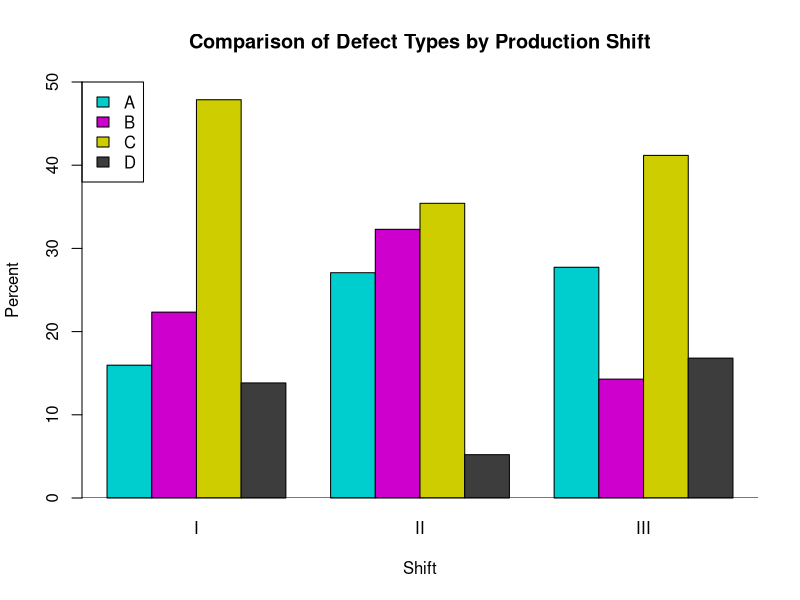
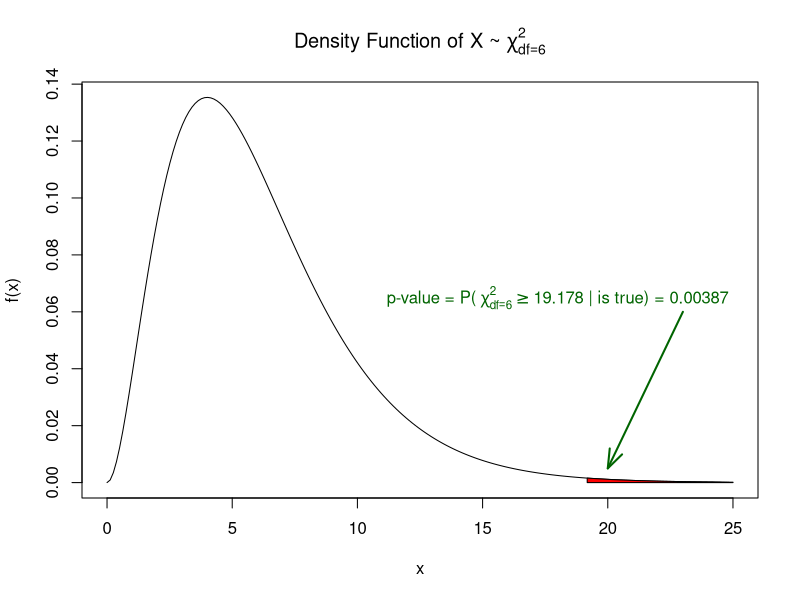
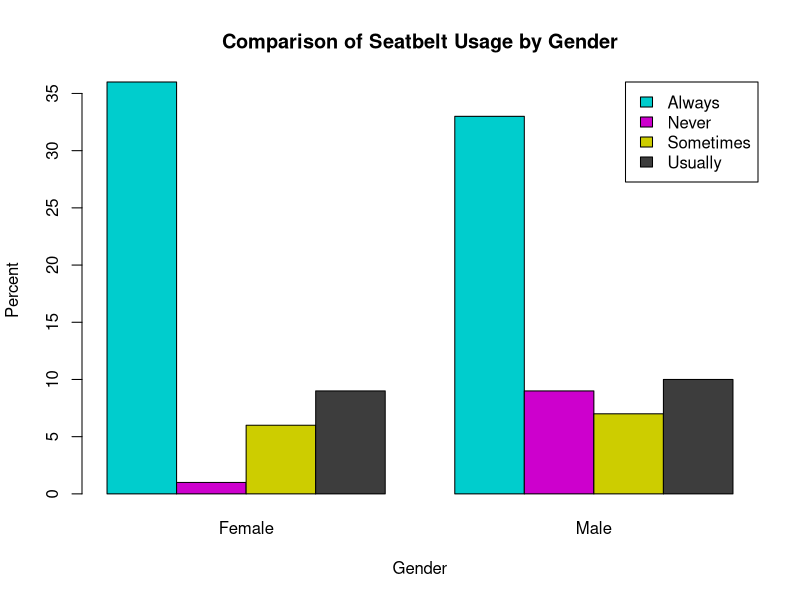
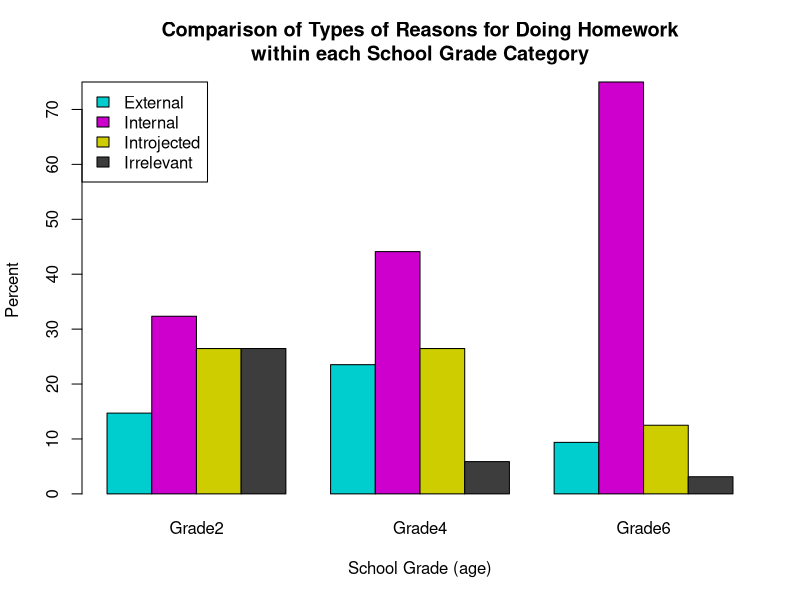
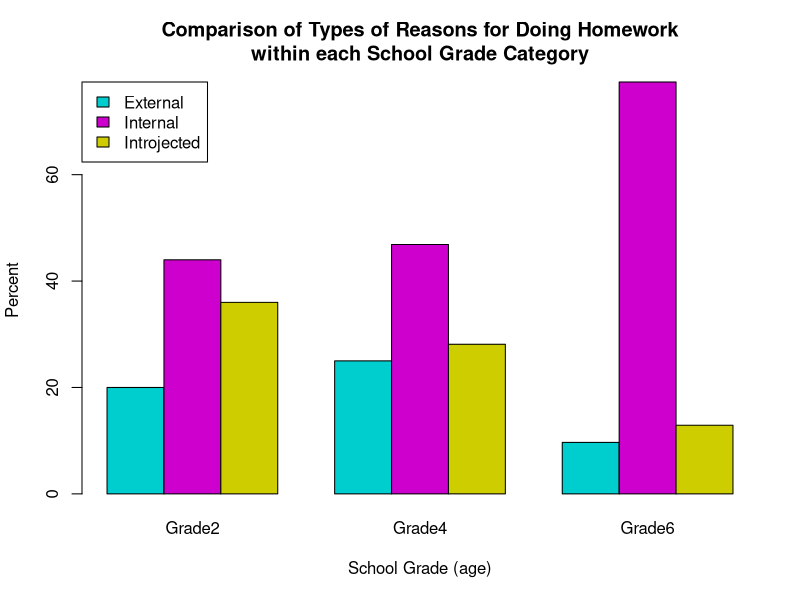

The R source for these figures, in order:
# Chi-Squared Stuff
# Test of Independence or whatever

# Example 1 ----
shift1 <- c(15, 21, 45, 13)
shift2 <- c(26, 31, 34, 5)
shift3 <- c(33, 17, 49, 20)

defects <- as.table(rbind(shift1, shift2, shift3))

defects

dimnames(defects) <- list(Shift = c("I", "II", "III"),
                          Defect = c("A", "B", "C", "D"))

defects

# This basically adds the Sum statistics to the edges n' stuff.
addmargins(defects)

shift1p <- round(prop.table(shift1) * 100, 2)
shift2p <- round(prop.table(shift2) * 100, 2)
shift3p <- round(prop.table(shift3) * 100, 2)

defectsp <- as.table(cbind(shift1p, shift2p, shift3p))

dimnames(defectsp) <- list(Defect = c("A", "B", "C", "D"),
                          Shift = c("I", "II", "III"))
defectsp

barplot(defectsp, beside = TRUE,
        ylim = c(0, 50),
        main = "Comparison of Defect Types by Production Shift",
        ylab = "Percent",
        xlab = "Shift",
        col = c("cyan3", "magenta3", "yellow3", "gray24"),
        legend.text = c("A", "B", "C", "D"),
        args.legend = list(x = "topleft")
        )
abline(h = 0)

alpha <- 0.05

xsq <- chisq.test(defects)
xsq

xsq$observed
xsq$expected

O <- xsq$observed
E <- xsq$expected

round(((O-E)^2), digits = 4)

sink("furniture.doc")
xsq
sink()


pval <- pchisq(q = 19.178, df = 6, lower.tail = FALSE)
pval
plot(seq(from = 0, to = 25, length.out = 200), dchisq(x = seq(from = 0, to = 25, length.out = 200), df = 6),
     type="l",
     main = expression(paste("Density Function of X ~ ", chi[df == 6]^2)),
     xlab = "x", ylab = "f(x)"
     )

polygon(c(19.178, seq(19.178, 25), 25), c(0, dchisq(seq(19.178, 25), 6), 0), col = "red")

arrows(23, 0.06, 20, 0.005, col="darkgreen",
       lwd = 2, length = 0.2, angle = 20)
text(18, 0.065,
     labels=("p-value = P(" ~chi[df == 6]^2 >= "19.178 | is true) = 0.00387"),
     font = 2, col = "darkgreen")


# Example 2 ----
library(openxlsx)
student <- read.xlsx("Student.xlsx")
gender <- student$Gender
seatbelt <- student$Belts

genderbelt <- table(seatbelt, gender)
xsq <- chisq.test(genderbelt)

xsq
# p = 0.1004; don't accept the alt. hypothesis.
# Gender and Seatbelt usage are independent from each other.

barplot(genderbelt, beside = TRUE,
        main = "Comparison of Seatbelt Usage by Gender",
        xlab = "Gender",
        ylab = "Percent",
        col = c("cyan3", "magenta3", "yellow3", "gray24"),
        legend.text = c("Always", "Never", "Sometimes", "Usually"),
        args.legend = list(x = "topright"))

# Example 3 ----
hw <- read.xlsx("Homework.xlsx")
reasons <- table(hw$TypeReas, hw$SchGrade)
reasons

grade.per <- prop.table(reasons, 2)*100
grade.per <- round(grade.per, digits=2)
grade.per


dimnames(grade.per) <- list(Type = c("External", "Internal", "Introject", "Irrelev"),
                               Grade = c("Grade2", "Grade4", "Grade6"))

xsq <- chisq.test(reasons)
xsq
# p = 0.003404 < 0.05, accept the alt. hypothesis; they are dependent of age.

barplot(grade.per, beside = TRUE,
        main = "Comparison of Types of Reasons for Doing Homework\nwithin each School Grade Category",
        xlab = "School Grade (age)",
        ylab = "Percent",
        col = c("cyan3", "magenta3", "yellow3", "gray24"),
        legend.text = c("External", "Internal", "Introjected", "Irrelevant"),
        args.legend = list(x = "topleft"))

# Doing the same thing, but omitting "Irrelevant"
new.hw <- subset(hw, subset = (hw$TypeReas != "Irrelev"))
new.hw

grade.new.per <- prop.table(table(new.hw), 2)*100
grade.new.per


addmargins(table(new.hw))

new.xsq <- chisq.test(table(new.hw))
new.xsq
# p = 0.06518 > 0.05, fail to reject the Null Hypothesis; they are independent of age.

barplot(grade.new.per, beside = TRUE,
        main = "Comparison of Types of Reasons for Doing Homework\nwithin each School Grade Category",
        xlab = "School Grade (age)",
        ylab = "Percent",
        col = c("cyan3", "magenta3", "yellow3"),
        legend.text = c("External", "Internal", "Introjected"),
        args.legend = list(x = "topleft"))
